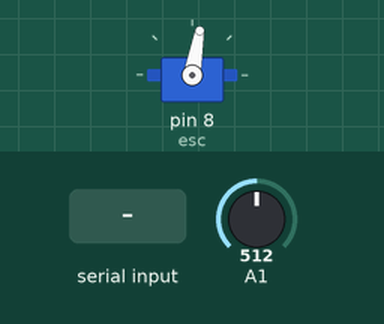
A sketch run on a simulated Arduino Uno, built with avr-gcc and run on an emulated ATmega328P. On the bench: servo. Inputs (shaded band) come from the test bench; at power-on: A1 = 512. What the sketch prints to the serial monitor is not drawn.

Above: at 6.4 s.
6.5 s: byte 30 received over Serial
At 7.3 s:
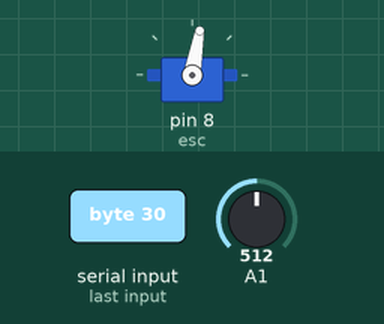
11.0 s: byte 90 received over Serial
At 12.2 s:
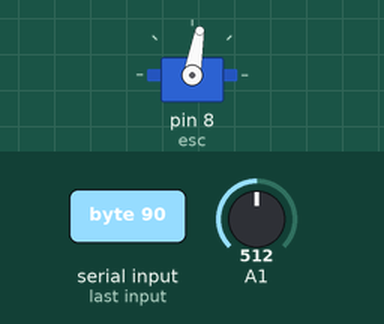
Timing chart, 0 to 14.0 s (numbered marks = the images above; inputs shaded):
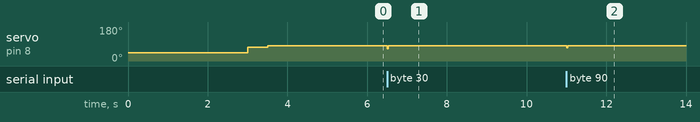

The sketch:

ControlSimulink.ino
```cpp
#include <Servo.h>//Using servo library to control ESC

Servo esc; //Creating a servo class with name as esc

int Input = 0;

void setup()
{

  Serial.begin(9600);

  esc.attach(8); //Specify the esc signal pin,Here as D8

  esc.writeMicroseconds(1000); //initialize the signal to 1000
  delay(3000);
  esc.writeMicroseconds(1300);
  delay(500);
  esc.writeMicroseconds(1000);


  //El potenciometro esta conectado a A1.
  Input = analogRead(A1);
}

void loop()
{
  byte Outesc;
  int OutescM;
  byte InputM;


  Input = analogRead(A1);

  //Con map ponemos Input dentro del rango de una variable byte.
  InputM=map(Input, 0, 1023, 0, 255);
  //Enviamos el dato a Simulink.
  Serial.write(InputM);

  //Leemos el puerto para obtener los datos que nos envia Simulink

   if(Serial.available()){
    Outesc = Serial.read();
  }


  //Simulink tambien nos envia un byte, asi que tenemos que volver a hacer un map
  //para adaptarlo al rango que entiende nuestro motor.
  OutescM = map(Outesc, 0, 255, 1200, 1400);

  esc.writeMicroseconds(OutescM);

  //este delay es para estabilizar el conversor.
  delay(20);
}
```

Measured:
- after the input at 6.5 s, servo on pin 8 (esc): 80° → 66° at once, → 80° 0.02 s later
- after the input at 11.0 s, servo on pin 8 (esc): 80° → 70° at once, → 80° 0.02 s later
